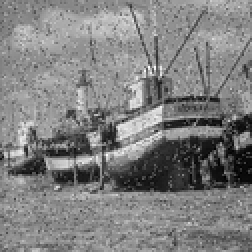
%> input picture 2/Boat2_1.tif, 126 x 126 px, shrunk from 256 x 256 before the run (shown 2 times larger); the run also reads 2 pictures not shown here
$ octave project2.m   (GNU Octave 9; MATLAB toolbox functions it lacks are replaced by stand-ins)
%> lines starting %> are read from the running program, lines starting %| are printed output that depends on the picture; in (x1, y1, x2, y2) boxes, pixels count from 0 and x2, y2 are one past the last pixel; in counts of white or black regions, pixels touching at a corner belong together; the program's own positions count from 1
### 2/medianfilter.m
% Median filter


function [output] = mymedian(input, dimension)

[inputHeight, inputWidth] = size(input);

offset = (dimension+1)/2;

% new is the buffer that we store the values into after applying the filter
new = zeros(inputHeight, inputWidth);

for i=offset:(inputWidth-offset+1)
   locx = i-offset+1;
   for j=offset:(inputHeight-offset+1)
      locy = j-offset+1;
      mask = input(locy:locy+dimension-1, locx:locx+dimension-1);
      new(j,i) = median(mask(:));
   end
end
output = uint8(new);

### 2/gfilt.m
% grayscale filt  returns doubles


function [output] = gfilt(input,mask)
% These are the variables that we use as stopping points when iterating
[maskWidth, maskHeight] = size(mask);
[inputHeight, inputWidth] = size(input);

% offset is the buffer that is required by the mask
offset = (maskWidth+1)/2;

% new is the buffer that we store the values into after applying the filter
new = zeros(inputHeight, inputWidth);

% Loop through each pixel in the input image
for i=offset:(inputWidth-offset+1)
   locx = i-offset+1;
   for j=offset:inputHeight-offset+1
      locy = j-offset+1;
      mult = double(mask).*double(input(locy:locy+maskHeight-1, locx:locx+maskWidth-1));
      new(j,i) = sum(mult(:));
   end
end

output = double(new);

### 2/myfilter.m
% Team Project 2
%
% 9-27-11
% CPE 428
% Team Spaceman: Jason Dreisbach, Blake Rafter, and Jennifer Tighe


% our filter function

%mask must be an odd size square

function [output] = myfilter(input, mask)

% this is the number we need to divide our value
% by after we multiply the mask
div = sum(mask(:));

output = uint8(gfilt(input,mask))/div;

### 2/sobel_func.m
% Team Project 2
%
% 10-4-11
% CPE 428
% Team Spaceman: Jason Dreisbach, Blake Rafter, and Jennifer Tighe


% Sobel Filter

function [] = sobel_func(image)

image_gray = rgb2gray(image);

%Horizontal and Vertical Sobel Edge Detectors
sobel_h = [-1,-2,-1;0,0,0;1,2,1;];
sobel_v = [-1,0,1;-2,0,2;-1,0,1;];

%Filtering the image using Sobel Edge Detectors
sobel_hfilter = myedgefilter(image_gray, sobel_h);
sobel_vfilter = myedgefilter(image_gray, sobel_v);

% Part (b) The Mean Square Gradient Magnitude
sobel_filter = sobel_hfilter.*sobel_hfilter + sobel_vfilter.*sobel_vfilter;

sobel_max_gradient = max(sobel_filter(:));
sobel_filter_gray = uint8(255/sobel_max_gradient * sobel_filter);

% Part (c) Top 5% of (b)
s_filter = im2bw(sobel_filter_gray, .05);

% Part (d) Sum of the absolute values of the two mask responses
sobel_sum = abs(sobel_hfilter) + abs(sobel_vfilter);
sobel_sum_max_gradient = max(sobel_sum(:));
sobel_sum_filter_gray = uint8(255/sobel_sum_max_gradient * sobel_sum);

% Part (e) Top 5% of (d)
sobel_sum_filter = im2bw(sobel_sum_filter_gray, .05);


%Print the image filtered using Sobel Edge Detectors
subplot(321); imshow(image_gray); title('Input Image');
subplot(322); imshow(sobel_filter_gray); title('Sobel Mean Square Gradient');
subplot(323); imshow(s_filter); title('Top 5% Sobel Mean Square Gradient');
subplot(324); imshow(sobel_sum_filter_gray); title('Sum of abs of Sobel Masks');
subplot(325); imshow(sobel_sum_filter); title('Top 5% Sum of abs of Sobel Masks');

end

### 2/myedgefilter.m
% Team Project 2
%
% 9-27-11
% CPE 428
% Team Spaceman: Jason Dreisbach, Blake Rafter, and Jennifer Tighe


% our filter function

%mask must be an odd size square

function [output] = myedgefilter(input, mask)

% These are the variables that we use as stopping points when iterating
[maskWidth, maskHeight] = size(mask);
[inputHeight, inputWidth] = size(input);

% offset is the buffer that is required by the mask
offset = (maskWidth+1)/2;

% new is the buffer that we store the values into after applying the filter
new = zeros(inputHeight, inputWidth);

% Loop through each pixel in the input image
for i=offset:(inputWidth-offset+1)
   locx = i-offset+1;
   for j=offset:inputHeight-offset+1
      locy = j-offset+1;
      mult = double(mask).*double(input(locy:locy+maskHeight-1, locx:locx+maskWidth-1));
      new(j,i) = sum(mult(:));
   end
end
output = new;

### 2/prewitt_func.m
% Team Project 2
%
% 10-4-11
% CPE 428
% Team Spaceman: Jason Dreisbach, Blake Rafter, and Jennifer Tighe


% our filter function

%mask must be an odd size square

function [] = prewitt_func(image)

image_bw = rgb2gray(image);

subplot(321); imshow(image_bw); title('Input Image');

%Horizontal and Vertical Prewitt Edge Detectors
prewitt_h = [-1,-1,-1;0,0,0;1,1,1;];
prewitt_v = [-1,0,1;-1,0,1;-1,0,1;];

%Filtering the image using Prewitt Edge Detectors
prewitt_hfilter = myedgefilter(image_bw, prewitt_h);
prewitt_vfilter = myedgefilter(image_bw, prewitt_v);

% Part (b) The Mean Square Gradient Magnitude
prewitt_filter = prewitt_hfilter.*prewitt_hfilter + prewitt_vfilter.*prewitt_vfilter;

prewitt_max_gradient = max(prewitt_filter(:));
prewitt_filter_gray = uint8(255/prewitt_max_gradient * prewitt_filter);

subplot(322); imshow(prewitt_filter_gray); title('Prewitt Mean Square Gradient');

% Part (c) Top 5% of (b)
p_filter = im2bw(prewitt_filter_gray, .05);

subplot(323); imshow(p_filter); title('Top 5% Prewitt Mean Square Gradient');

% Part (d) Sum of the absolute values of the two mask responses
prewitt_sum = abs(prewitt_hfilter) + abs(prewitt_vfilter);
prewitt_sum_max_gradient = max(prewitt_sum(:));
prewitt_sum_filter_gray = uint8(255/prewitt_sum_max_gradient * prewitt_sum);

subplot(324); imshow(prewitt_sum_filter_gray); title('Sum of abs of Prewitt Masks');

% Part (e) Top 5% of (d)
prewitt_sum_filter = im2bw(prewitt_sum_filter_gray, .05);

subplot(325); imshow(prewitt_sum_filter); title('Top 5% Sum of abs of Prewitt Masks');

end

### 2/project2.m
% Team Project 2
%
% 9-27-11
% CPE 428
% Team Spaceman: Jason Dreisbach, Blake Rafter, and Jennifer Tighe


% Part A images 1 & 2

mean = fspecial('average');
gauss = fspecial('gaussian');

boat = imread('Boat2_1.tif');
%> boat is the input picture: size 126x126 uint8; min 0, max 255, mean 127.7
building = imread('building.gif');
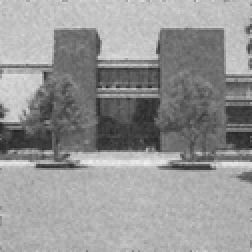
%> input picture 2/building.gif, 126 x 126 px, shrunk from 256 x 256 before the run (shown 2 times larger)
%> building: size 126x126 uint8; min 0, max 202, mean 113.2

figure(1);
subplot(321); imshow(boat); title('Boat');
subplot(322); imhist(boat); title('histogram');

% TODO: make the median filter work
subplot(323); imshow(medianfilter(boat,3)); title('median filter');

subplot(324); imshow(myfilter(boat, mean)); title('averaging');


subplot(325); imshow(myfilter(boat, gauss)); title('gaussian');


figure(2);

subplot(321); imshow(building); title('building');
subplot(322); imhist(building); title('histogram');
subplot(323); imshow(medianfilter(building,3)); title('median filter');
subplot(324); imshow(myfilter(building, mean)); title('averaging');
subplot(325); imshow(myfilter(building, gauss)); title('gaussian');


% Part B - Edge Detection

corner = imread('corner_window.jpg');
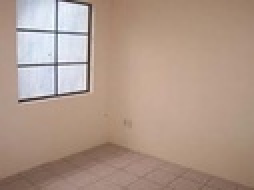
%> input picture 2/corner_window.jpg, 127 x 95 px, shrunk from 259 x 194 before the run (shown 2 times larger)
%> corner is the input picture: size 95x127x3 uint8; mean R, G, B 175.8, 152.9, 139.1
figure(3); sobel_func(corner);
%> in sobel_func, `sobel_max_gradient = max(sobel_filter(:));`: sobel_max_gradient = 570106
%> in sobel_func, `s_filter = im2bw(sobel_filter_gray, .05);`:
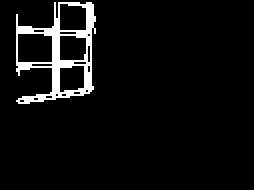
%> s_filter: size 95x127 logical (shown 2 times larger); 5.4% white; 1 white region, box (x1, y1, x2, y2) and area: (8, 1, 48, 52) 656
%> in sobel_func, `sobel_sum_max_gradient = max(sobel_sum(:));`: sobel_sum_max_gradient = 876
%> in sobel_func, `sobel_sum_filter = im2bw(sobel_sum_filter_gray, .05);`:
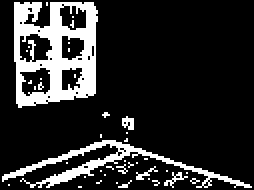
%> sobel_sum_filter: size 95x127 logical (shown 2 times larger); 16.9% white; 41 white regions (36 under 20 px), largest, box (x1, y1, x2, y2) and area: (7, 1, 49, 54) 1301, (1, 70, 126, 94) 559, (61, 58, 67, 65) 29, (82, 86, 94, 94) 29, (68, 83, 79, 90) 23
figure(4); prewitt_func(corner);
%> in prewitt_func, `prewitt_max_gradient = max(prewitt_filter(:));`: prewitt_max_gradient = 320365
%> in prewitt_func, `p_filter = im2bw(prewitt_filter_gray, .05);`: p_filter: size 95x127 logical; 5.5% white; 1 white region, box (x1, y1, x2, y2) and area: (8, 1, 48, 52) 661
%> in prewitt_func, `prewitt_sum_max_gradient = max(prewitt_sum(:));`: prewitt_sum_max_gradient = 612
%> in prewitt_func, `prewitt_sum_filter = im2bw(prewitt_sum_filter_gray, .05);`: prewitt_sum_filter: size 95x127 logical; 18% white; 38 white regions (33 under 20 px), largest, box (x1, y1, x2, y2) and area: (7, 1, 49, 54) 1356, (1, 67, 126, 94) 626, (76, 86, 92, 93) 33, (61, 58, 67, 65) 30, (68, 83, 79, 90) 25

corridor = imread('corridor.jpg');
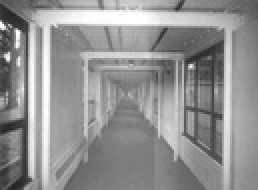
%> input picture 2/corridor.jpg, 129 x 95 px, shrunk from 262 x 193 before the run (shown 2 times larger)
%> corridor is the input picture: size 95x129x3 uint8; min 36, max 255, mean 145.9
figure(5); sobel_func(corridor);
%> call 6 of myedgefilter, with mask = [-1 0 1; -2 0 2; -1 0 1]
%> after the loop in myedgefilter (call 6), `for i=offset:(inputWidth-offset+1)`:
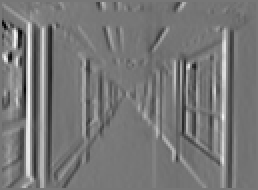
%> new: size 95x129 double (shown 2 times larger); min -587, max 668, mean 2.6; drawn with min black and max white
%> in sobel_func (call 2), `s_filter = im2bw(sobel_filter_gray, .05);`: s_filter: size 95x129 logical; 21.5% white in thin lines or dots, all inside (x1, y1, x2, y2) = (1, 1, 119, 94)
%> in sobel_func (call 2), `sobel_sum_filter = im2bw(sobel_sum_filter_gray, .05);`: sobel_sum_filter: size 95x129 logical; 54.3% white; 162 black regions (149 under 20 px), largest, box (x1, y1, x2, y2) and area: (0, 0, 129, 95) 4050, (21, 7, 119, 19) 345, (78, 15, 111, 27) 225
figure(6); prewitt_func(corridor);
%> in prewitt_func (call 2), `p_filter = im2bw(prewitt_filter_gray, .05);`:
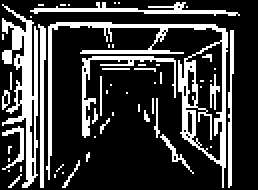
%> p_filter: size 95x129 logical (shown 2 times larger); 23.8% white in thin lines or dots

tree = imread('tree.jpg');
figure(7); sobel_func(tree);
figure(8); prewitt_func(tree);

new_york_city = imread('New York City.jpg');
%> (the run ends here)
